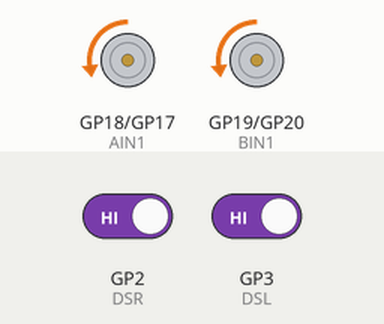
Simulated run of this program. Board: Raspberry Pi Pico running MicroPython. Shown: motor-driver pin pairs drawn as motors (green arrow = first pin HIGH = forward, orange = second pin HIGH = backward, longer = more drive, scaled by the enable pin). The inputs (shaded band) are chosen by the test bench; at power-on: GP2 (DSR) HIGH, GP3 (DSL) HIGH.

Above: at 1.2 s.
1.3 s: GP2 (DSR) driven LOW
At 2.3 s:
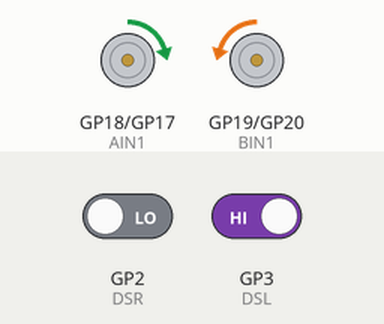
2.8 s: GP2 (DSR) driven HIGH
At 3.5 s:
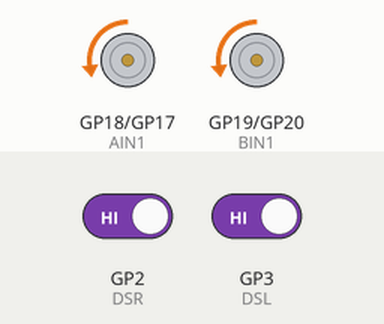
4.3 s: GP3 (DSL) driven LOW
At 4.7 s:
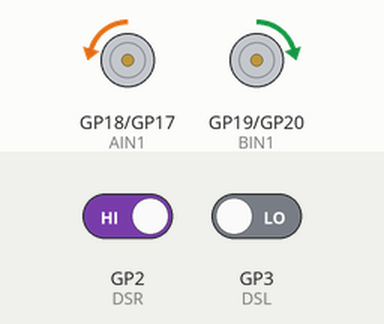
5.8 s: GP3 (DSL) driven HIGH
At 7.1 s:
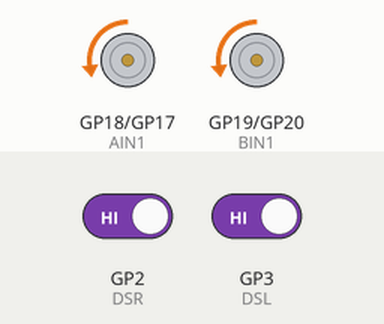
Timing chart, 0 to 8.3 s (numbered marks = the images above; inputs shaded):
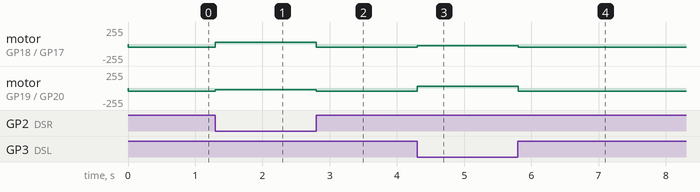

Measured:
- after the input at 1.3 s, motor on GP18 (AIN1) / GP17 (AIN2): backward 51/255 → forward 25/255 at once; motor on GP19 (BIN1) / GP20 (BIN2): backward 51/255 → backward 25/255 at once
- after the input at 2.8 s, motor on GP18 (AIN1) / GP17 (AIN2): forward 25/255 → backward 51/255 at once; motor on GP19 (BIN1) / GP20 (BIN2): backward 25/255 → backward 51/255 at once
- after the input at 4.3 s, motor on GP18 (AIN1) / GP17 (AIN2): backward 51/255 → backward 25/255 at once; motor on GP19 (BIN1) / GP20 (BIN2): backward 51/255 → forward 25/255 at once
- after the input at 5.8 s, motor on GP18 (AIN1) / GP17 (AIN2): backward 25/255 → backward 51/255 at once; motor on GP19 (BIN1) / GP20 (BIN2): forward 25/255 → backward 51/255 at once

The program:

Infrared_obstacle_Avoidance.py
```python
import utime
from Motor import MotorControl
from machine import Pin

#Demo für eine Hindernisumgehung mit den beiden Infrarotsensoren vorne
#Wenn keiner der Sensoren etwas sieht, fährt der er PicoGo vorwärts
#Wenn linke Sensor etwas sieht, dreht sich der PicoGo nach rechts
#Wenn der rechte oder beide Sensoren etwas sehen, dreht sich der Roboter nach links

M = MotorControl()
DSR = Pin(2, Pin.IN)
DSL = Pin(3, Pin.IN)

while True:
    DR_status = DSR.value()
    DL_status = DSL.value()

    #DL_status == 0 beschreibt, dass der linke Sensor etwas sieht
    #DR_status == 0 beschreibt, dass der rechte Sensor etwas sieht

    if((DL_status == 0) and (DR_status == 0)):
        M.left(10)
    elif((DL_status == 0) and (DR_status == 1)):
        M.right(10)
    elif((DL_status == 1) and (DR_status == 0)):
        M.left(10)
    else:
        M.forward(20)

    utime.sleep_ms(10)
```

Motor.py
```python
from machine import Pin, PWM
import time

#Bietet Methoden zur Motorsteuereung des PicoGo

class MotorControl(object):
    #Initialisierung der Motorsteuerung (wird beim Erstellen ausgeführt)
    def __init__(self):
        self.PWMA = PWM(Pin(16))
        self.PWMA.freq(1000)
        self.AIN2 = Pin(17, Pin.OUT)
        self.AIN1 = Pin(18, Pin.OUT)
        self.BIN1 = Pin(19, Pin.OUT)
        self.BIN2 = Pin(20, Pin.OUT)
        self.PWMB = PWM(Pin(21))
        self.PWMB.freq(1000)
        self.stop()

    #vorwärts fahren
    #speed: die Geschwindigkeit in Prozent (0 bis 100)
    def forward(self,speed):
        if((speed >= 0) and (speed <= 100)):
            self.PWMA.duty_u16(int(speed*0xFFFF/100))
            self.PWMB.duty_u16(int(speed*0xFFFF/100))
            self.AIN2.value(1)
            self.AIN1.value(0)
            self.BIN2.value(1)
            self.BIN1.value(0)

    #rückwärts fahren
    #speed: die Geschwindigkeit in Prozent (0 bis 100)
    def backward(self,speed):
        if((speed >= 0) and (speed <= 100)):
            self.PWMA.duty_u16(int(speed*0xFFFF/100))
            self.PWMB.duty_u16(int(speed*0xFFFF/100))
            self.AIN2.value(0)
            self.AIN1.value(1)
            self.BIN2.value(0)
            self.BIN1.value(1)

    #nach links drehen (auf der Stelle)
    #speed: die Geschwindigkeit in Prozent (0 bis 100)
    def left(self,speed):

        if((speed >= 0) and (speed <= 100)):
            self.PWMA.duty_u16(int(speed*0xFFFF/100))
            self.PWMB.duty_u16(int(speed*0xFFFF/100))
            self.AIN2.value(0)
            self.AIN1.value(1)
            self.BIN2.value(1)
            self.BIN1.value(0)

    #nach rechts drehen (auf der Stelle)
    #speed: die Geschwindigkeit in Prozent (0 bis 100)
    def right(self,speed):
        if((speed >= 0) and (speed <= 100)):
            self.PWMA.duty_u16(int(speed*0xFFFF/100))
            self.PWMB.duty_u16(int(speed*0xFFFF/100))
            self.AIN2.value(1)
            self.AIN1.value(0)
            self.BIN2.value(0)
            self.BIN1.value(1)

    #stoppt beide Motoren
    def stop(self):
        self.PWMA.duty_u16(0)
        self.PWMB.duty_u16(0)
        self.AIN2.value(0)
        self.AIN1.value(0)
        self.BIN2.value(0)
        self.BIN1.value(0)

    #Steuert die beiden Motoren einzeln an (z.B. für Kurven)
    #left: Geschwindikeit des linken Motors in Prozent. Negative Zahlen für rückwärts  (d.h. Werte von -100 bis 100)#
    #right: Geschwindikeit des rechten Motors in Prozent. Negative Zahlen für rückwärts  (d.h. Werte von -100 bis 100)
    def setMotor(self, left, right):
        if((left >= 0) and (left <= 100)):
            self.AIN1.value(0)
            self.AIN2.value(1)
            self.PWMA.duty_u16(int(left*0xFFFF/100))
        elif((left < 0) and (left >= -100)):
            self.AIN1.value(1)
            self.AIN2.value(0)
            self.PWMA.duty_u16(-int(left*0xFFFF/100))
        if((right >= 0) and (right <= 100)):
            self.BIN2.value(1)
            self.BIN1.value(0)
            self.PWMB.duty_u16(int(right*0xFFFF/100))
        elif((right < 0) and (right >= -100)):
            self.BIN2.value(0)
            self.BIN1.value(1)
            self.PWMB.duty_u16(-int(right*0xFFFF/100))

if __name__=='__main__':
    import utime
    #Beispielcode zum testen
    M = MotorControl()
    M.forward(50)
    utime.sleep(0.5)
    M.backward(50)
    utime.sleep(0.5)
    M.left(30)
    utime.sleep(0.5)
    M.right(30)
    utime.sleep(0.5)
    M.stop()
```
